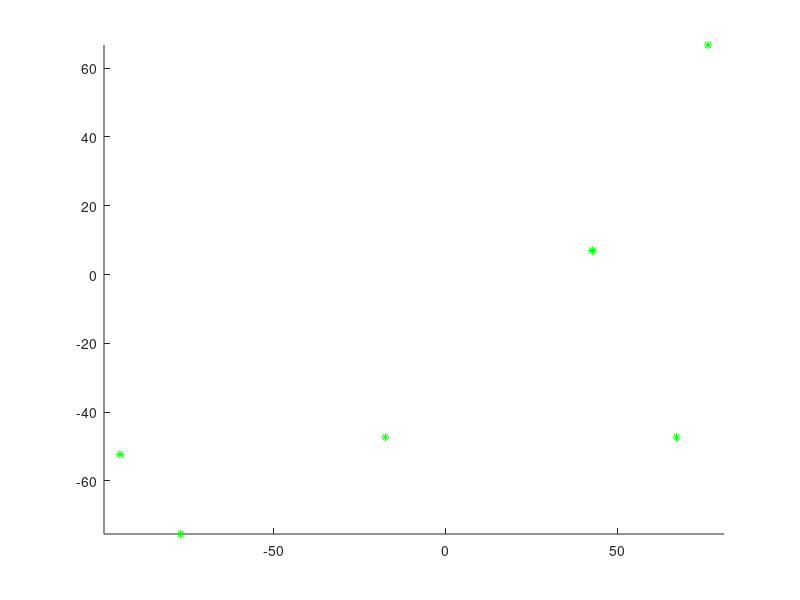

Reproduce this figure in MATLAB. (Note: this script raises an error after producing the figure.)
%%EKFMapping
clear all;
close all;
clc;
global xVehicleTrue Map RTrue UTrue nSteps

nSteps=600;
nFeatures=6;
Mapsize=200;
Map=Mapsize*rand(2,nFeatures)-Mapsize/2; %true map to be generated

UTrue=diag([0.01 0.01 pi/180]).^2;
RTrue=diag([8 7*pi/180]).^2;

UEst=1.0*UTrue;
REst=1.0*RTrue;

xVehicleTrue=[1; -40; -pi/2];

%initial conditions - no map
xEst=[];
PEst=[];
MappedFeatures=NaN*zeros(nFeatures,2);

%storage
PStore=NaN*zeros(nFeatures,nSteps);
XErrStore=NaN*zeros(nFeatures,nSteps);

%init graphs
figure(1); hold on; grid off; axis equal;
plot(Map(1,:),Map(2,:),'g*'); hold on; 
set(gcf,'doublebuffer','on');
hObsLine=line([0,0],[0,0]);
set(hObsLine,'linestyle',':');

for k=2:nSteps
    
    %do world iteration
    SimulateWorld(k)
    
    %prediction model
    xPred=xEst;
    PPred=PEst;
    
    %observe a random feature
    [z,iFeature]=GetObservation(k);
    
    if (~isempty(z))
        
        %have we seen this feature before?
        if(~isnan(MappedFeatures(iFeature,1)))
            %retrieve the feature from already observed data and only
            %correct using measurement data 
            FeatureIndex=MappedFeatures(iFeature,1);
            xFeature=xPred(FeatureIndex:FeatureIndex+1);
            zPred=DoObservationModel(xVehicleTrue,xFeature);
            
            %get observation jacobian
            [jHxv,jHxf]=GetObsJacs(xVehicleTrue,xFeature);
            %fill in full jacobian
            jH=zeros(2,length(xEst));
            jH(:,FeatureIndex:FeatureIndex+1)=jHxf;
            
            %Kalman Update
            Innov=z-zPred;
            Innov(2)=AngleWrap(Innov(2));
            
            S=jH*PPred*jH'+REst;
            W=PPred*jH'*inv(S);
            xEst=xPred+W*Innov;
            PEst=PPred-W*S*W';
            
            %note use of Joseph form
%             I=eye(size(PEst));
%             PEst=(I-W*jH)*PPred*(I-W*jH)'+W*REst*W';
%            %Ensure P remains symmetric
            PEst=0.5*(PEst+PEst');
        else
            %new feature
            nStates=length(xEst);
            xFeature=xVehicleTrue(1:2)+[z(1)*cos(z(2)+xVehicleTrue(3));z(1)*sin(z(2)+xVehicleTrue(3))];
            xEst=[xEst;xFeature];
            [jGxv,jGz]=GetNewFeatureJacs(xVehicleTrue,z);
            
            M=[eye(nStates),zeros(nStates,2);zeros(2,nStates),jGz]; %we do not use jacobian wrt vehicle
            PEst=M*blkdiag(PEst,REst)*M';
            %now we store thye location of this feature
            MappedFeatures(iFeature,:)=[length(xEst)-1,length(xEst)];
            
        end
        
    else
        %no observation available
        
    end
    
    if mod(k-2,40)==0
        plot(xVehicleTrue(1),xVehicleTrue(2),'r*');
        %now draw all the estimated feature points
        DoMapGraphics(xEst,PEst,5);
        disp(strcat('K value equals:','',num2str(k)));
        drawnow;
    end
    
    %Storage
    for i=1:nFeatures
        if(~isnan(MappedFeatures(i,1)))
            iL=MappedFeatures(i,1);
            PStore(k,i)=det(PEst(iL:iL+1,iL:iL+1));
            XErrStore(k,i)=norm(xEst(iL:iL+1)-Map(:,i));
        end
    end
    
end

figure(2);
plot(PStore);


            
    